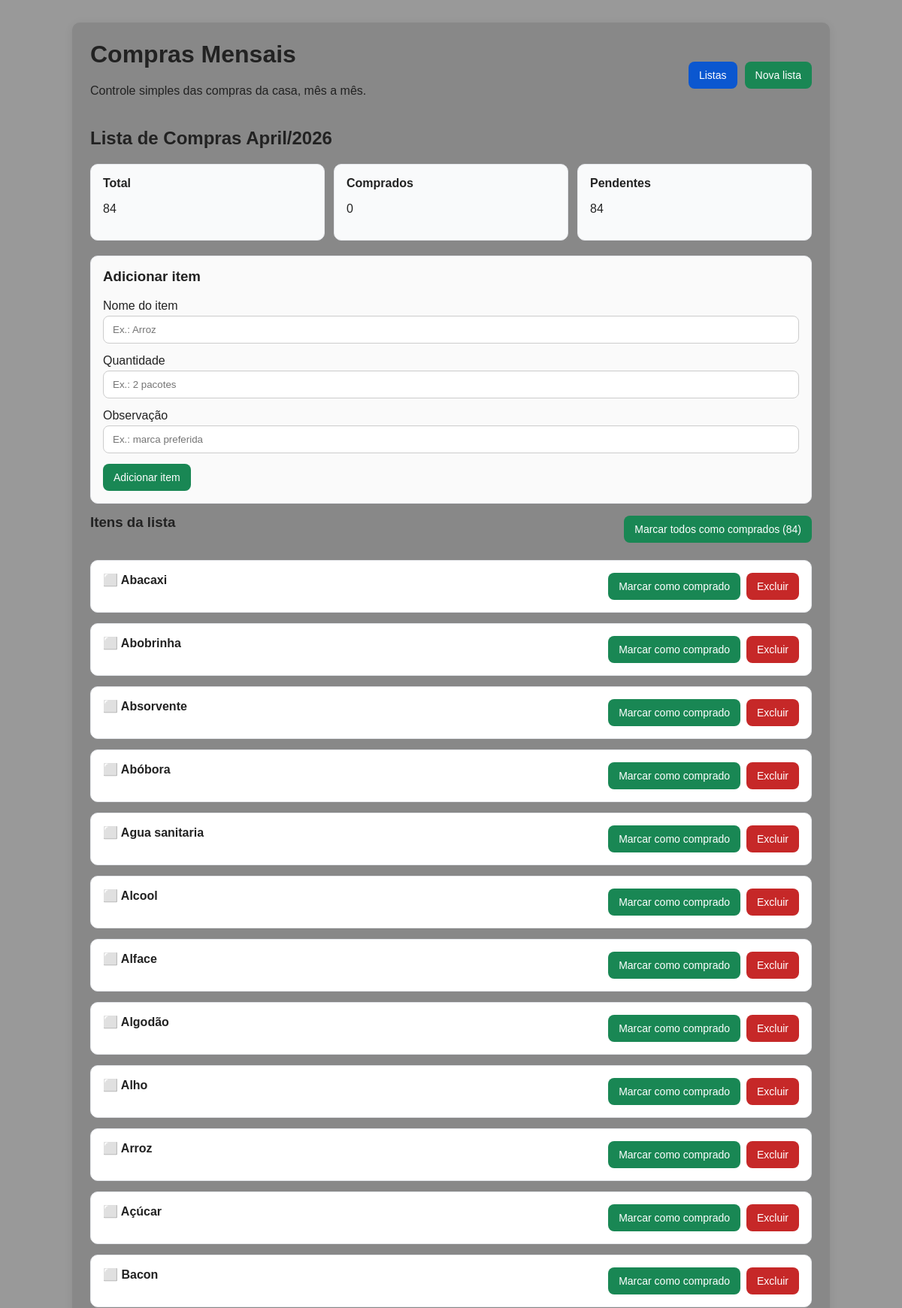
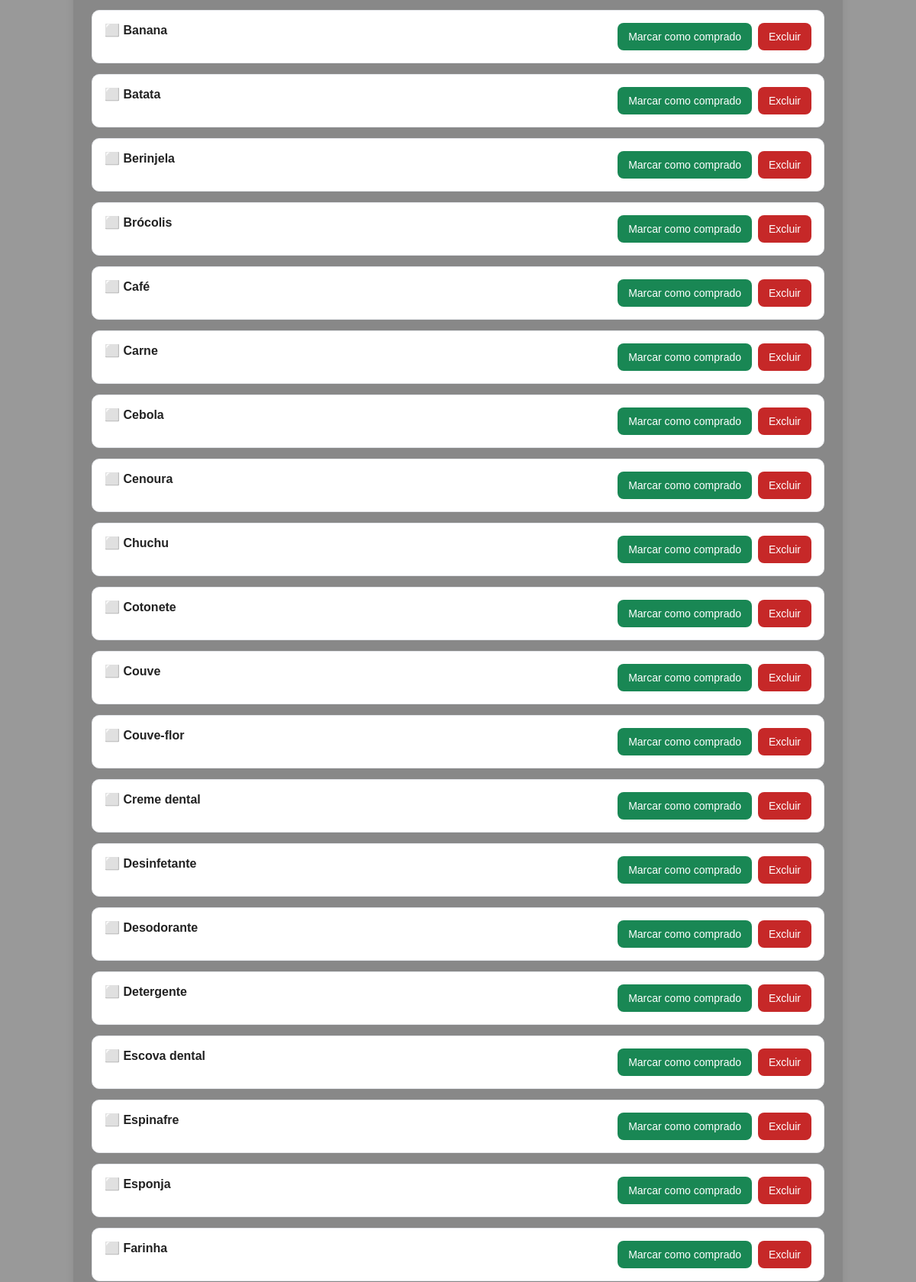
The app's page /8/ (upper part) with its own data (2 pictures, top to bottom).
### compras/models.py (models this page shows, shortened)
class ListaCompraMensal(models.Model):
    MESES = [
        (1, 'Janeiro'),
        (2, 'Fevereiro'),
        (3, 'Março'),
        (4, 'Abril'),
        (5, 'Maio'),
        (6, 'Junho'),
        (7, 'Julho'),
        (8, 'Agosto'),
        (9, 'Setembro'),
        (10, 'Outubro'),
        (11, 'Novembro'),
        (12, 'Dezembro'),
    ]
    mes = models.PositiveSmallIntegerField(choices=MESES, verbose_name='Mês')
    ano = models.PositiveSmallIntegerField(validators=[MinValueValidator(2020)], verbose_name='Ano')
    nome_customizado = models.CharField(max_length=100, blank=True, verbose_name='Nome personalizado')
    anotacao = models.TextField(blank=True, verbose_name='Anotação')
    criado_em = models.DateTimeField(auto_now_add=True, verbose_name='Criado em')
    class Meta:
        constraints = [
            models.UniqueConstraint(fields=['mes', 'ano'], name='unique_mes_ano_lista_compra')
        ]
        ordering = ['-ano', '-mes']
        verbose_name = 'Lista de compra mensal'
        verbose_name_plural = 'Listas de compra mensais'
    def __str__(self):
        return self.nome_customizado if self.nome_customizado else f'{self.get_mes_display()}/{self.ano}'
    @property
    def total_itens(self):
        return self.itens.count()
    @property
    def total_comprados(self):
        return self.itens.filter(comprado=True).count()
    @property
    def total_pendentes(self):
        return self.itens.filter(comprado=False).count()

class ItemCompra(models.Model):
    lista = models.ForeignKey(ListaCompraMensal, on_delete=models.CASCADE, related_name='itens', verbose_name='Lista')
    nome = models.CharField(max_length=100, verbose_name='Nome do item')
    quantidade = models.CharField(max_length=50, blank=True, verbose_name='Quantidade')
    comprado = models.BooleanField(default=False, verbose_name='Comprado')
    observacao = models.CharField(max_length=150, blank=True, verbose_name='Observação')
    criado_em = models.DateTimeField(auto_now_add=True, verbose_name='Criado em')
    class Meta:
        ordering = ['comprado', 'nome']
        verbose_name = 'Item de compra'
        verbose_name_plural = 'Itens de compra'

### compras/views.py (the view)
# urls.py: path('<int:lista_id>/', views.lista_detail, name='lista_detail'),
def lista_detail(request, lista_id):
    lista = get_object_or_404(ListaCompraMensal.objects.prefetch_related('itens'), id=lista_id)
    if request.method == 'POST':
        form = ItemCompraForm(request.POST, lista=lista)
        if form.is_valid():
            item = form.save(commit=False)
            item.lista = lista
            item.save()
            messages.success(request, 'Item adicionado com sucesso.')
            return redirect('compras:lista_detail', lista_id=lista.id)
    else:
        form = ItemCompraForm(lista=lista)
    return render(request, 'compras/lista_detalhe.html', {'lista': lista, 'form': form})

### compras/forms.py (shortened to what this page needs)
class ItemCompraForm(forms.ModelForm):
    class Meta:
        model = ItemCompra
        fields = ['nome', 'quantidade', 'observacao']
        widgets = {
            'nome': forms.TextInput(attrs={'class': 'form-control', 'placeholder': 'Ex.: Arroz'}),
            'quantidade': forms.TextInput(attrs={'class': 'form-control', 'placeholder': 'Ex.: 2 pacotes'}),
            'observacao': forms.TextInput(attrs={'class': 'form-control', 'placeholder': 'Ex.: marca preferida'}),
        }
    def __init__(self, *args, **kwargs):
        self.lista = kwargs.pop('lista', None)
        super().__init__(*args, **kwargs)

### compras/templates/compras/lista_detalhe.html (shortened to what this page needs)
{% extends "compras/base.html" %}
{% block content %}
    <h2>Lista de {{ lista }}</h2>
    <div class="resumo">
        <div class="box">
            <strong>Total</strong>
            <p>{{ lista.total_itens }}</p>
        </div>
        <div class="box">
            <strong>Comprados</strong>
            <p>{{ lista.total_comprados }}</p>
        </div>
        <div class="box">
            <strong>Pendentes</strong>
            <p>{{ lista.total_pendentes }}</p>
        </div>
    </div>
    <div class="card">
        <h3>Adicionar item</h3>
        <form method="post">
            <label for="{{ form.nome.id_for_label }}">Nome do item</label>
            {{ form.nome }}
            <label for="{{ form.quantidade.id_for_label }}">Quantidade</label>
            {{ form.quantidade }}
            <label for="{{ form.observacao.id_for_label }}">Observação</label>
            {{ form.observacao }}
            <button type="submit" class="btn btn-success">Adicionar item</button>
        </form>
    </div>
    <div style="display: flex; justify-content: space-between; align-items: center; margin-bottom: 20px;">
        <h3>Itens da lista</h3>
        <div style="display: flex; gap: 10px; flex-wrap: wrap;">
            {% if lista.total_pendentes > 0 %}
                <form method="post" action="{% url 'compras:marcar_todos' lista.id %}" style="display: inline;">
                    <button type="submit" class="btn btn-success" onclick="return confirm('Tem certeza que deseja marcar todos os itens como comprados?')">
                        Marcar todos como comprados ({{ lista.total_pendentes }})
                    </button>
                </form>
            {% endif %}
        </div>
    </div>
    {% if lista.itens.all %}
        {% for item in lista.itens.all %}
            <div class="card {% if item.comprado %}item-comprado{% else %}item-pendente{% endif %}">
                <div class="item-linha">
                    <div>
                        <strong>
                            {% if item.comprado %}
                                ✅ <s>{{ item.nome }}</s>
                            {% else %}
                                ⬜ {{ item.nome }}
                            {% endif %}
                        </strong>
                    </div>
                    <div class="acoes">
                        <form method="post" action="{% url 'compras:item_toggle' item.id %}">
                            <button type="submit" class="btn {% if item.comprado %}btn-warning{% else %}btn-success{% endif %}">
                                {% if item.comprado %}Desmarcar{% else %}Marcar como comprado{% endif %}
                            </button>
                        </form>
                        <form method="post" action="{% url 'compras:item_delete' item.id %}">
                            <button type="submit" class="btn btn-danger">Excluir</button>
                        </form>
                    </div>
                </div>
            </div>
        {% endfor %}
    {% else %}
        <p>Esta lista ainda não possui itens.</p>
    {% endif %}
{% endblock %}

### compras/templates/compras/base.html (style rules this page uses)
body { font-family: Arial, sans-serif; background: #999999; margin: 0; padding: 0; color: #222; }
h1, h2, h3 { margin-top: 0; }
.btn { display: inline-block; padding: 10px 14px; border-radius: 8px; border: none; cursor: pointer; font-size: 14px; }
.btn-success { background: #198754; color: white; }
.btn-danger { background: #c62828; color: white; }
.form-control { width: 100%; padding: 10px 12px; margin-top: 4px; margin-bottom: 14px; border: 1px solid #ccc; border-radius: 8px; box-sizing: border-box; }
.card { border: 1px solid #e5e7eb; border-radius: 10px; padding: 16px; margin-bottom: 14px; background: #fafafa; }
.item-pendente { background: #fff; }
.item-linha { display: flex; justify-content: space-between; align-items: flex-start; gap: 12px; flex-wrap: wrap; }
.acoes { display: flex; gap: 8px; flex-wrap: wrap; }
.resumo { display: flex; gap: 12px; flex-wrap: wrap; margin-bottom: 20px; }
.resumo .box { flex: 1; min-width: 160px; background: #f9fafb; border: 1px solid #e5e7eb; border-radius: 10px; padding: 16px; }

### records on screen
ListaCompraMensal: nome_customizado "Compras April/2026", total_itens "84", total_comprados "0", total_pendentes "84"
ItemCompra: nome "Abacaxi", comprado "Marcar como comprado"
ItemCompra: nome "Abobrinha", comprado "Marcar como comprado"
ItemCompra: nome "Absorvente", comprado "Marcar como comprado"
ItemCompra: nome "Abóbora", comprado "Marcar como comprado"
ItemCompra: nome "Agua sanitaria", comprado "Marcar como comprado"
ItemCompra: nome "Alcool", comprado "Marcar como comprado"
ItemCompra: nome "Alface", comprado "Marcar como comprado"
ItemCompra: nome "Algodão", comprado "Marcar como comprado"
ItemCompra: nome "Alho", comprado "Marcar como comprado"
ItemCompra: nome "Arroz", comprado "Marcar como comprado"
ItemCompra: nome "Açúcar", comprado "Marcar como comprado"
ItemCompra: nome "Bacon", comprado "Marcar como comprado"
ItemCompra: nome "Banana", comprado "Marcar como comprado"
ItemCompra: nome "Batata", comprado "Marcar como comprado"
ItemCompra: nome "Berinjela", comprado "Marcar como comprado"
ItemCompra: nome "Brócolis", comprado "Marcar como comprado"
ItemCompra: nome "Café", comprado "Marcar como comprado"
ItemCompra: nome "Carne", comprado "Marcar como comprado"
ItemCompra: nome "Cebola", comprado "Marcar como comprado"
ItemCompra: nome "Cenoura", comprado "Marcar como comprado"
ItemCompra: nome "Chuchu", comprado "Marcar como comprado"
ItemCompra: nome "Cotonete", comprado "Marcar como comprado"
ItemCompra: nome "Couve", comprado "Marcar como comprado"
ItemCompra: nome "Couve-flor", comprado "Marcar como comprado"
ItemCompra: nome "Creme dental", comprado "Marcar como comprado"
ItemCompra: nome "Desinfetante", comprado "Marcar como comprado"
ItemCompra: nome "Desodorante", comprado "Marcar como comprado"
ItemCompra: nome "Detergente", comprado "Marcar como comprado"
ItemCompra: nome "Escova dental", comprado "Marcar como comprado"
ItemCompra: nome "Espinafre", comprado "Marcar como comprado"
ItemCompra: nome "Esponja", comprado "Marcar como comprado"
ItemCompra: nome "Farinha", comprado "Marcar como comprado"
